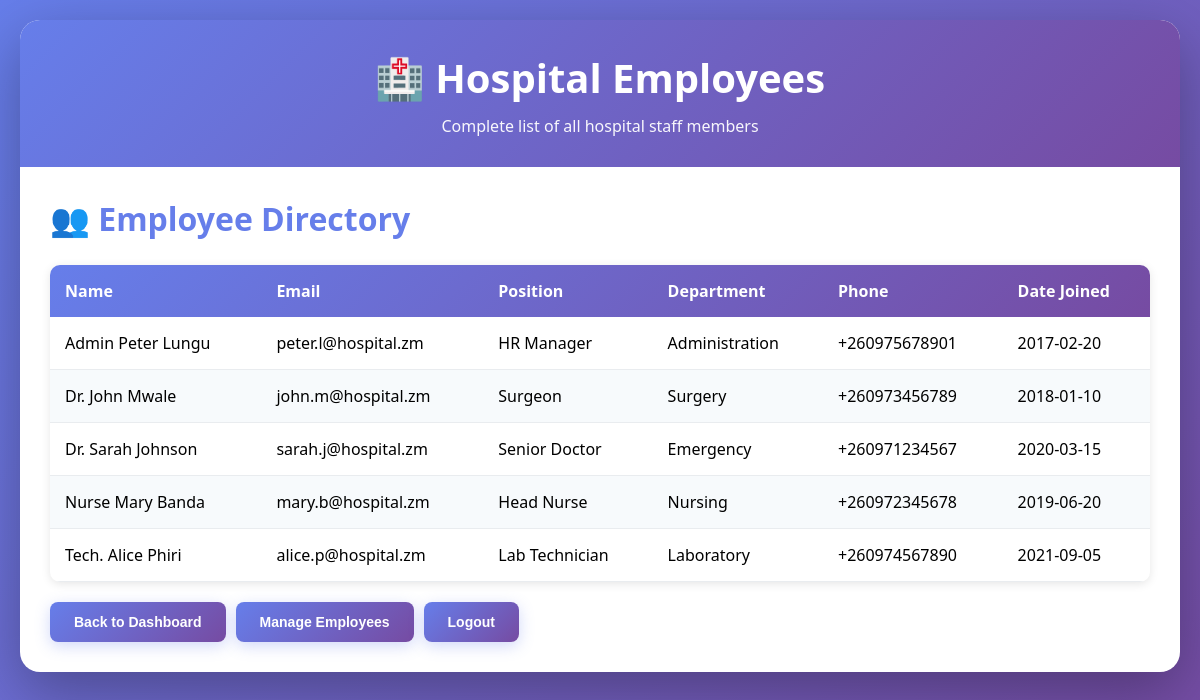
Screenshot of /View_employees.php with the database file from the repository.
### tables this page shows
CREATE TABLE IF NOT EXISTS employees (
    id INT AUTO_INCREMENT PRIMARY KEY,
    full_name VARCHAR(255) NOT NULL,
    nrc_number VARCHAR(50) NOT NULL UNIQUE,
    email VARCHAR(255) NOT NULL,
    phone VARCHAR(20) NOT NULL,
    department VARCHAR(100) NOT NULL,
    position VARCHAR(100) NOT NULL,
    date_of_joining DATE NOT NULL,
    created_at TIMESTAMP DEFAULT CURRENT_TIMESTAMP,
    INDEX idx_nrc (nrc_number),
    INDEX idx_name (full_name)
);

### View_employees.php (the view, shortened to what this page needs)
<?php
$servername = "localhost";
$username = "root";
$password = "CH25800";
$dbname = "hospital_leave_system";
$conn = new mysqli($servername, $username, $password, $dbname);
$sql = "SELECT full_name, email, position, department, phone, date_of_joining FROM employees ORDER BY full_name ASC";
$result = $conn->query($sql);
?>
<!DOCTYPE html>
<html lang="en">
<head>
    <link rel="stylesheet" href="styles.css">
</head>
<body>
    <div class="container">
        <div class="header">
            <h1>🏥 Hospital Employees</h1>
            <p>Complete list of all hospital staff members</p>
        </div>
        <div class="content">
            <h2>👥 Employee Directory</h2>
            <table>
                <thead>
                    <tr>
                        <th>Name</th>
                        <th>Email</th>
                        <th>Position</th>
                        <th>Department</th>
                        <th>Phone</th>
                        <th>Date Joined</th>
                    </tr>
                </thead>
                <tbody>
                    <?php
                    if ($result->num_rows > 0) {
                        while($row = $result->fetch_assoc()) {
                            echo "<tr>
                                    <td>" . htmlspecialchars($row['full_name']) . "</td>
                                    <td>" . htmlspecialchars($row['email']) . "</td>
                                    <td>" . htmlspecialchars($row['position']) . "</td>
                                    <td>" . htmlspecialchars($row['department']) . "</td>
                                    <td>" . htmlspecialchars($row['phone']) . "</td>
                                    <td>" . htmlspecialchars($row['date_of_joining']) . "</td>
                                  </tr>";
                        }
                    } else {
                        echo "<tr><td colspan='6' style='text-align: center; color: #666;'>No employees found.</td></tr>";
                    }
                    ?>
                </tbody>
            </table>
            <div class="nav-buttons">
                <button onclick="location.href='index.php'">Back to Dashboard</button>
                <button onclick="location.href='Manage_employees.php'">Manage Employees</button>
                <button onclick="location.href='Login.php'">Logout</button>
            </div>
        </div>
    </div>
</body>
</html>

### styles.css (style rules this page uses)
* { margin: 0; padding: 0; box-sizing: border-box; }
body { font-family: 'Segoe UI', Tahoma, Geneva, Verdana, sans-serif; background: linear-gradient(135deg, #667eea 0%, #764ba2 100%); min-height: 100vh; padding: 20px; }
.container { max-width: 1200px; margin: 0 auto; background: white; border-radius: 15px; box-shadow: 0 20px 60px rgba(0,0,0,0.3); overflow: hidden; }
.header { background: linear-gradient(135deg, #667eea 0%, #764ba2 100%); color: white; padding: 30px; text-align: center; }
.header h1 { font-size: 2em; margin-bottom: 10px; }
.nav-buttons { display: flex; gap: 10px; flex-wrap: wrap; }
.nav-buttons button { background: #667eea; color: white; border: none; padding: 10px 20px; border-radius: 5px; cursor: pointer; font-size: 14px; transition: all 0.3s; }
.content { padding: 30px; }
table { width: 100%; border-collapse: collapse; margin-top: 20px; background: white; box-shadow: 0 2px 4px rgba(0,0,0,0.1); border-radius: 8px; overflow: hidden; }
thead { background: linear-gradient(135deg, #667eea 0%, #764ba2 100%); color: white; }
th, td { padding: 15px; text-align: left; }
tbody tr:nth-child(even) { background: #f7fafc; }
.nav-buttons { display: flex; gap: 10px; align-items: center; }

### View_employees.php (style rules this page uses)
body { font-family: 'Segoe UI', Tahoma, Geneva, Verdana, sans-serif; background: linear-gradient(135deg, #667eea 0%, #764ba2 100%); min-height: 100vh; padding: 20px; margin: 0; }
.container { max-width: 1400px; margin: 0 auto; background: white; border-radius: 20px; box-shadow: 0 20px 60px rgba(0, 0, 0, 0.3); overflow: hidden; }
.header { background: linear-gradient(135deg, #667eea 0%, #764ba2 100%); color: white; padding: 30px; text-align: center; }
.header h1 { font-size: 2.5em; margin-bottom: 10px; margin: 0; }
.header p { margin: 10px 0 0 0; opacity: 0.95; }
.content { padding: 30px; }
.content h2 { color: #667eea; margin-bottom: 25px; font-size: 2em; }
table { width: 100%; border-collapse: collapse; margin-top: 20px; background: white; border-radius: 10px; overflow: hidden; box-shadow: 0 2px 10px rgba(0, 0, 0, 0.1); }
table thead { background: linear-gradient(135deg, #667eea 0%, #764ba2 100%); color: white; }
table th, table td { padding: 15px; text-align: left; }
table tbody tr { border-bottom: 1px solid #e9ecef; }
.nav-buttons { display: flex; gap: 10px; margin-top: 20px; justify-content: flex-start; }
.nav-buttons button { padding: 12px 24px; border: none; background: linear-gradient(135deg, #667eea 0%, #764ba2 100%); color: white; border-radius: 8px; cursor: pointer; font-weight: 600; transition: all 0.3s; box-shadow: 0 4px 15px rgba(102, 126, 234, 0.3); }

### rows the page displays
employees: full_name "Admin Peter Lungu", email "peter.l@hospital.zm", position "HR Manager", department "Administration", phone "+260975678901", date_of_joining "2017-02-20"
employees: full_name "Dr. John Mwale", email "john.m@hospital.zm", position "Surgeon", department "Surgery", phone "+260973456789", date_of_joining "2018-01-10"
employees: full_name "Dr. Sarah Johnson", email "sarah.j@hospital.zm", position "Senior Doctor", department "Emergency", phone "+260971234567", date_of_joining "2020-03-15"
employees: full_name "Nurse Mary Banda", email "mary.b@hospital.zm", position "Head Nurse", department "Nursing", phone "+260972345678", date_of_joining "2019-06-20"
employees: full_name "Tech. Alice Phiri", email "alice.p@hospital.zm", position "Lab Technician", department "Laboratory", phone "+260974567890", date_of_joining "2021-09-05"
